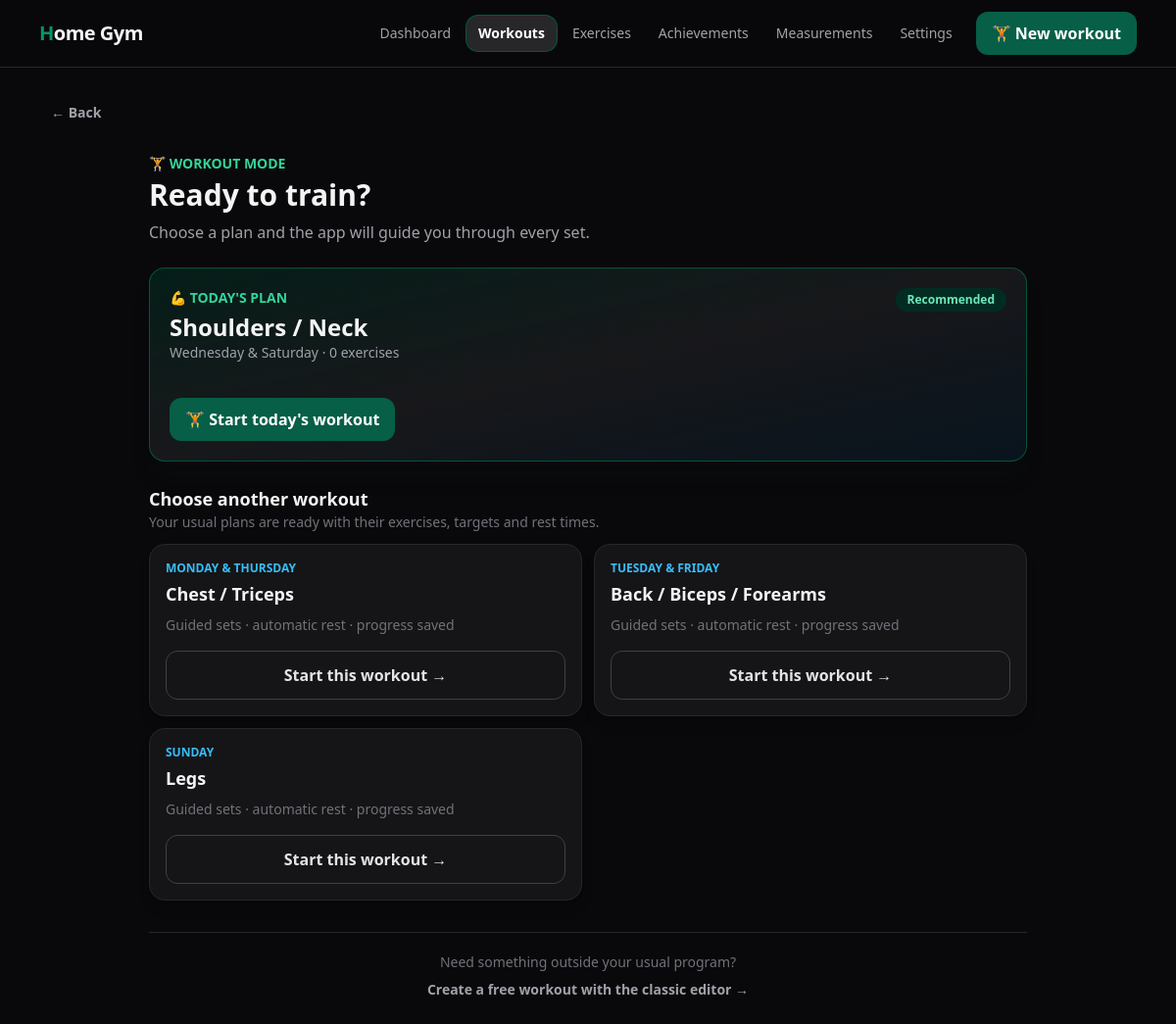
Screenshot of /workouts/new with the database file from the repository.
### tables this page shows
CREATE TABLE workout_templates (
    id SMALLINT UNSIGNED AUTO_INCREMENT PRIMARY KEY,
    name VARCHAR(120) NOT NULL,
    session_type VARCHAR(120) NOT NULL,
    scheduled_days VARCHAR(20) NOT NULL COMMENT 'Comma-separated ISO weekdays, Monday=1',
    is_active BOOLEAN NOT NULL DEFAULT TRUE,
    UNIQUE KEY uq_template_name (name)
);

### app/Core/View.php (called while the page is built, shortened)
<?php
final class View
{
    public static function render(string $name, array $data = []): void
    {
        $file = dirname(__DIR__, 2) . '/resources/views/' . $name . '.php';
        extract($data, EXTR_SKIP);
        require $file;
        require dirname(__DIR__, 2) . '/resources/views/layouts/app.php';
    }
}

### app/Core/Controller.php (called while the page is built, shortened)
<?php
abstract class Controller
{
    protected function view(string $name, array $data = []): void
    {
        View::render($name, $data);
    }
}

### app/Controllers/WorkoutModeController.php (called while the page is built, shortened)
<?php
final class WorkoutModeController extends Controller
{
    private ActiveWorkoutService $service;
    public function __construct(){ $this->service=new ActiveWorkoutService(); }
    public function create(): void
    {
        $activeWorkout=$this->service->active();
        $templates=WorkoutTemplate::all();
        $todayTemplate=WorkoutTemplate::forDay((int)(new DateTimeImmutable('today'))->format('N'));
        $this->view('workout-mode/create',compact('activeWorkout','templates','todayTemplate'));
    }
}

### public/index.php (called while the page is built, shortened)
<?php
$config = require dirname(__DIR__) . '/config/app.php';
$router = new Router();
$router->dispatch($_SERVER['REQUEST_METHOD'], $_SERVER['REQUEST_URI']);

### app/Services/ActiveWorkoutService.php (called while the page is built, shortened)
<?php
final class ActiveWorkoutService
{
    public function active(): ?array
    {
        $db=Database::connection();
        $session=$db->query("SELECT * FROM workout_sessions WHERE status='in_progress' ORDER BY id DESC LIMIT 1")->fetch();
        return $session?$this->state((int)$session['id']):null;
    }
}

### app/Models/WorkoutTemplate.php (called while the page is built, shortened)
<?php
final class WorkoutTemplate
{
    public static function all(): array
    {
        return Database::connection()->query('SELECT * FROM workout_templates WHERE is_active=1 ORDER BY id')->fetchAll();
    }
    public static function find(int $id): ?array
    {
        $db=Database::connection();$stmt=$db->prepare('SELECT * FROM workout_templates WHERE id=? AND is_active=1');$stmt->execute([$id]);$template=$stmt->fetch();if(!$template)return null;
        $stmt=$db->prepare('SELECT wte.*,e.name exercise_name FROM workout_template_exercises wte JOIN exercises e ON e.id=wte.exercise_id WHERE wte.workout_template_id=? ORDER BY wte.position');$stmt->execute([$id]);$template['exercises']=$stmt->fetchAll();return $template;
    }
    public static function forDay(int $isoDay): ?array
    {
        foreach(self::all() as $template){if(in_array((string)$isoDay,explode(',',$template['scheduled_days']),true))return self::find((int)$template['id']);}return null;
    }
}

### app/Core/Database.php (called while the page is built, shortened)
<?php
final class Database
{
    private static ?PDO $connection = null;
    public static function connection(): PDO
    {
        if (self::$connection === null) {
            $host = $_ENV['DB_HOST'] ?? '127.0.0.1';
            $port = $_ENV['DB_PORT'] ?? '3306';
            $database = $_ENV['DB_DATABASE'] ?? 'muscu';
            $dsn = "mysql:host={$host};port={$port};dbname={$database};charset=utf8mb4";
            self::$connection = new PDO($dsn, $_ENV['DB_USERNAME'] ?? '', $_ENV['DB_PASSWORD'] ?? '', [
                PDO::ATTR_ERRMODE => PDO::ERRMODE_EXCEPTION,
                PDO::ATTR_DEFAULT_FETCH_MODE => PDO::FETCH_ASSOC,
                PDO::ATTR_EMULATE_PREPARES => false,
            ]);
        }
        return self::$connection;
    }
}

### app/Helpers/functions.php (called while the page is built, shortened)
<?php
function e(mixed $value): string
{
    return htmlspecialchars((string) $value, ENT_QUOTES | ENT_SUBSTITUTE, 'UTF-8');
}
function route(string $name,array $parameters=[]): string
{
    return \App\Core\Router::urlFor($name,$parameters);
}

### resources/views/workout-mode/create.php (the view, shortened to what this page needs)
<?php
$dayNames=['1'=>'Monday','2'=>'Tuesday','3'=>'Wednesday','4'=>'Thursday','5'=>'Friday','6'=>'Saturday','7'=>'Sunday'];
$schedule=function(string $days)use($dayNames):string{return implode(' & ',array_map(fn($day)=>$dayNames[$day]??$day,explode(',',$days)));};
?>
<div class="mx-auto max-w-4xl">
  <div class="mb-6">
    <p class="text-sm font-semibold text-emerald-400">🏋️ WORKOUT MODE</p>
    <h1 class="mt-1 text-3xl font-black">Ready to train?</h1>
    <p class="mt-2 text-zinc-400">Choose a plan and the app will guide you through every set.</p>
  </div>
  <?php if(!$activeWorkout&&$todayTemplate): ?>
  <section class="mb-6 rounded-2xl border border-emerald-700/60 bg-gradient-to-br from-emerald-950/60 via-zinc-900 to-sky-950/30 p-5 shadow-xl shadow-emerald-950/10">
    <div class="flex flex-wrap items-start justify-between gap-3"><div><p class="text-sm font-bold text-emerald-400">💪 TODAY'S PLAN</p><h2 class="mt-1 text-2xl font-black"><?= e($todayTemplate['session_type']) ?></h2><p class="text-sm text-zinc-400"><?= e($schedule($todayTemplate['scheduled_days'])) ?> · <?= count($todayTemplate['exercises']) ?> exercises</p></div><span class="rounded-full bg-emerald-950 px-3 py-1 text-xs font-bold text-emerald-300">Recommended</span></div>
    <form method="post" action="<?= e(route('workouts.start')) ?>" class="mt-5"><button class="btn-primary w-full sm:w-auto">🏋️ Start today's workout</button></form>
  </section>
  <?php endif; ?>
  <?php if(!$activeWorkout): ?>
  <section>
    <div class="mb-3"><h2 class="text-lg font-bold">Choose another workout</h2><p class="text-sm text-zinc-500">Your usual plans are ready with their exercises, targets and rest times.</p></div>
    <div class="grid gap-3 sm:grid-cols-2"><?php foreach($templates as $template):if((int)($todayTemplate['id']??0)===(int)$template['id'])continue; ?>
      <form method="post" action="<?= e(route('workouts.start')) ?>" class="card group flex flex-col transition hover:-translate-y-0.5 hover:border-emerald-800"><?= csrf_field() ?><input type="hidden" name="template_id" value="<?= (int)$template['id'] ?>"><div class="flex-1"><p class="text-xs font-semibold text-sky-400"><?= e(strtoupper($schedule($template['scheduled_days']))) ?></p><h3 class="mt-1 text-lg font-black"><?= e($template['session_type']) ?></h3><p class="mt-2 text-sm text-zinc-500">Guided sets · automatic rest · progress saved</p></div><button class="mt-4 w-full rounded-xl border border-zinc-700 px-4 py-3 font-bold text-zinc-200 transition group-hover:border-emerald-700 group-hover:bg-emerald-950/40 group-hover:text-emerald-300">Start this workout →</button></form>
    <?php endforeach; ?></div>
  </section>
  <div class="mt-8 border-t border-zinc-800 pt-5 text-center"><p class="text-sm text-zinc-500">Need something outside your usual program?</p><a href="<?= e(route('workouts.custom.create')) ?>" class="mt-2 inline-block text-sm font-semibold text-zinc-400 hover:text-white">Create a free workout with the classic editor →</a></div>
  <?php endif; ?>
</div>

### app/Core/Router.php (shortened to what this page needs)
<?php
final class Router
{
    private array $routes = [];
    private static array $namedRoutes = [];
    private function add(string $method, string $path, array|callable $action, ?string $name=null): void
    {
        $pattern = preg_replace('#\{[a-zA-Z_]+\}#', '([^/]+)', $path);
        $this->routes[] = [$method, '#^' . $pattern . '/?$#', $action];
        if($name)self::$namedRoutes[$name]=$path;
    }
    public static function urlFor(string $name,array $parameters=[]): string
    {
        $path=self::$namedRoutes[$name];
        return $path;
    }
    public function dispatch(string $method, string $uri): void
    {
        $path = rawurldecode(parse_url($uri, PHP_URL_PATH) ?: '/');
        foreach ($this->routes as [$verb, $pattern, $action]) {
            if ($verb === $method && preg_match($pattern, $path, $matches)) {
                array_shift($matches);
                if(is_callable($action))$action(...$matches);else{[$class, $function] = $action;(new $class())->{$function}(...$matches);}
                return;
            }
        }
    }
}

### rows the page displays
workout_templates: session_type "Shoulders / Neck", scheduled_days "Wednesday & Saturday"
workout_templates: scheduled_days "MONDAY & THURSDAY", session_type "Chest / Triceps"
workout_templates: scheduled_days "TUESDAY & FRIDAY", session_type "Back / Biceps / Forearms"
workout_templates: scheduled_days "SUNDAY", session_type "Legs"

### other values shown
count($todayTemplate['exercises']) "0"
